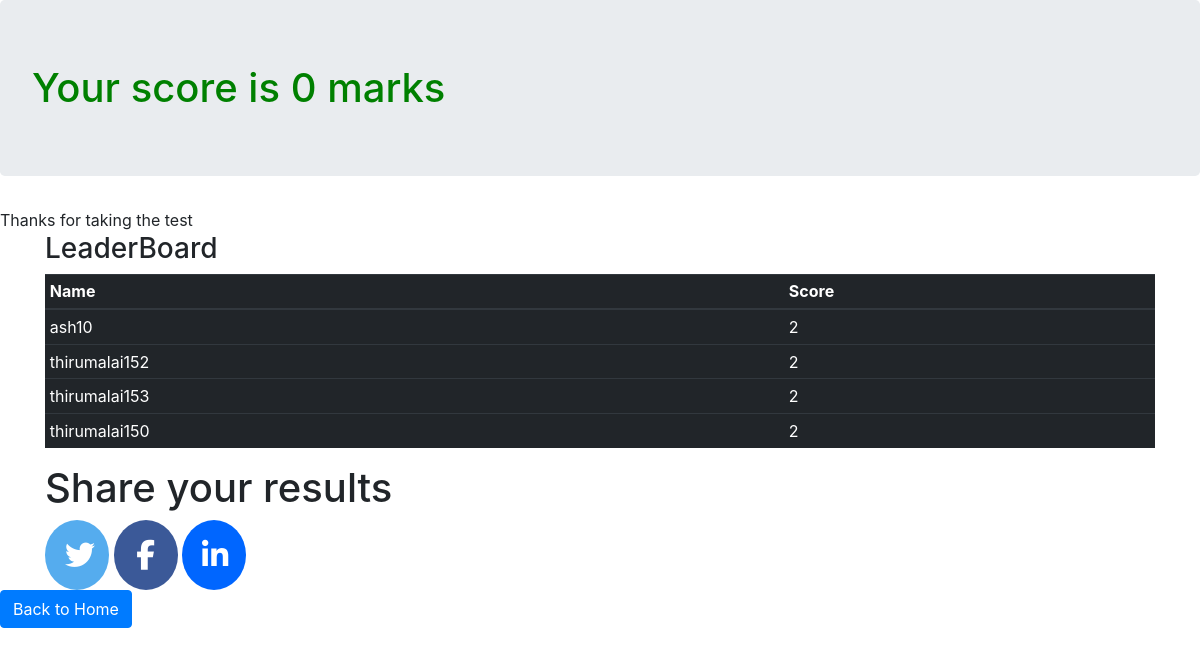
/1/finish1/ (signed in), run on the app's committed database.
### testapp/models.py (models this page shows, shortened)
class Profile2(models.Model):
    user = models.OneToOneField(User, on_delete=models.CASCADE)
    scores = models.IntegerField(default=0)

### testapp/views.py (the view)
# urls.py: path('<int:user_id>/finish1/',views.finish1,name='finish1'),
def finish1(request,user_id):
    global sum1
    sc=sum1
    c = User.objects.get(pk=user_id)
    pr=Profile1()
    pr.user=c
    pr.scores=sum1
    global count
    if count==0:
         pr.save()
         count+=1
    pro=Profile2.objects.all()
    '''for use in User.objects.all():
        use.scores+=sum
        use.scores.save()
        break'''
    return render(request, "finish1.html",context={"sc":sc,"pro":pro})

### testapp/templates/finish1.html (shortened to what this page needs)
<!DOCTYPE html>
<html lang="en" dir="ltr">
  <head>
    <link rel="stylesheet" href="https://cdnjs.cloudflare.com/ajax/libs/font-awesome/4.7.0/css/font-awesome.min.css">
	<link rel="stylesheet" href="https://stackpath.bootstrapcdn.com/bootstrap/4.1.1/css/bootstrap.min.css">
  </head>
  <body>
    <h1 style="color:green">
<div class="jumbotron">
      Your score is {{ sc }} marks</h1>
      Thanks for taking the test
              <div class="container">
                <h3>LeaderBoard</h3>
              <table class="table table-sm table-dark">
  <thead>
    <tr>
      <th scope="col">Name</th>
      <th scope="col">Score</th>
    </tr>
  </thead>
  <tbody>
    {% for data in pro %}
    <tr>
      <td>{{ data.user }}</td>
      <td>{{ data.scores }}</td>
    </tr>
    {% endfor %}
              </table>
                </div>
      <div class="container">
        <h1> Share your results</h1>
      <a class="twitter-share-button fa fa-twitter"
      href="https://twitter.com/intent/tweet?text=Ihavescored{{sc}}marks"
      data-size="large">
    </a>
    <a target="_blank" href="https://www.facebook.com/sharer/sharer.php?u=https%3A%2F%2Fwww.facebook.com%2Fthirumalai.srinivasan.148&amp;src=sdkpreparse" class="fa fa-facebook fb-xfbml-parse-ignore"></a>
    <a href="https://platform.linkedin.com/in.js" class="fa fa-linkedin"><script type="IN/Share" data-url="https://www.linkedin.com/in/thirumalai-s-13a824148/"></script></a>
  </div>
  <a href="{% url 'testapp:home' %}" class="btn btn-primary">Back to Home</a>
  </body>
</html>

### testapp/templates/finish1.html (style rules this page uses)
.fa { padding: 20px; font-size: 30px; width: 64px; text-align: center; text-decoration: none; border-radius: 70%; }
.fa-facebook { background: #3B5998; color: white; }
.fa-twitter { background: #55ACEE; color: white; }
.fa-linkedin { background: #0066ff; color: white; }

### data on the page
Profile2: user "ash10", scores "2"
Profile2: user "thirumalai152", scores "2"
Profile2: user "thirumalai153", scores "2"
Profile2: user "thirumalai150", scores "2"

### other printed values
{{ sc }} "0"
